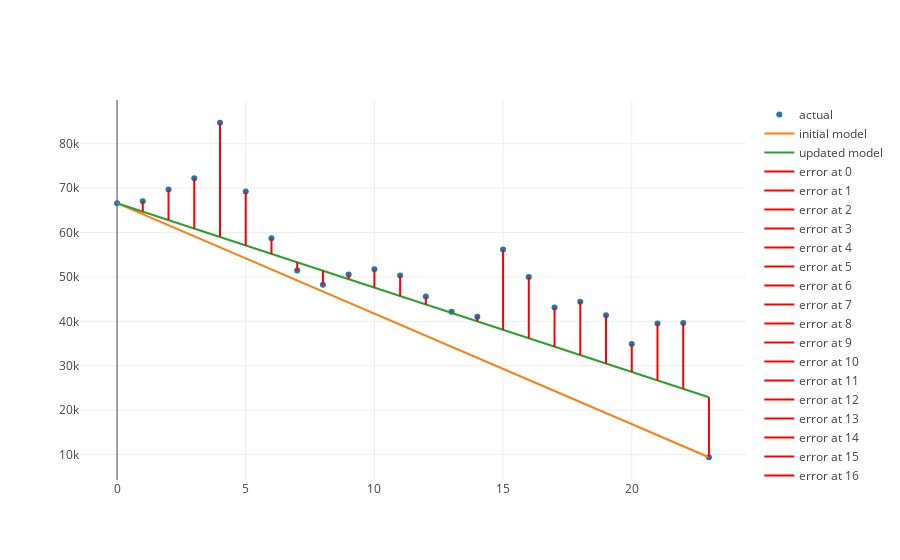

Notebook cell for this chart:
### Markdown cell above
Now while this number in itself is quite meaningless, what *is* very meaningful is that we can try different lines and choose the line with the smallest total error.  Once we get to the line with the smallest total error, we move forward with that as our machine learning model.

### Code cell
from linear_equations import build_regression_line
from graph import m_b_trace, plot, m_b_data, trace_values
from error import error_line_traces

scatter = {'x': months_since_september, 'y': revenues, 'mode': 'markers', 'name': 'actual'}
model = build_regression_line(list(range(0, 24)), revenues)

m = -2487.34
b = 66609

updated_m = -1900
updated_predicted_values = m_b_data(updated_m, b, list(range(0, 24)))['y']
initial_line = trace_values(months_since_september, predicted_values, mode = 'lines', name = 'initial model')
updated_line = trace_values(months_since_september, updated_predicted_values, mode = 'lines', name = 'updated model')

updated_error_traces = error_line_traces(months_since_september, revenues, updated_m, b)
iplot([scatter, initial_line, updated_line] + updated_error_traces)

### Figure 1 — Plotly figure (JSON) as saved in the notebook; plotly's stock layout.template omitted (floating-point values rounded to 4 significant figures)
{"data": [{"mode": "markers", "name": "actual", "type": "scatter", "uid": "b06ce588-1442-486b-ace7-5625a88dbdf2", "x": [0, 1, 2, 3, 4, 5, 6, 7, 8, 9, 10, 11, 12, 13, 14, 15, 16, 17, 18, 19, 20, 21, 22, 23], "y": [66609, 67048, 69664, 72238, 84721, 69224, 58697, 51430, 48239, 50574, 51707, 50305, 45590, 42180, 41054, 56182, 49965, 43094, 44414, 41393, 34903, 39535, 39627, 9400]}, {"mode": "lines", "name": "initial model", "text": [], "type": "scatter", "uid": "0d33a536-6e03-4b47-a0c5-18058a1db0bf", "x": [0, 1, 2, 3, 4, 5, 6, 7, 8, 9, 10, 11, 12, 13, 14, 15, 16, 17, 18, 19, 20, 21, 22, 23], "y": [66609, 64120.0, 61630.0, 59150.0, 56660.0, 54170.0, 51680.0, 49200.0, 46710.0, 44220.0, 41740.0, 39250.0, 36760.0, 34270.0, 31790.0, 29300.0, 26810.0, 24320.0, 21840.0, 19350.0, 16860.0, 14370.0, 11890.0, 9400.0]}, {"mode": "lines", "name": "updated model", "text": [], "type": "scatter", "uid": "2215d9a8-289b-44c6-a0ff-cb31254e48b7", "x": [0, 1, 2, 3, 4, 5, 6, 7, 8, 9, 10, 11, 12, 13, 14, 15, 16, 17, 18, 19, 20, 21, 22, 23], "y": [66609, 64709, 62809, 60909, 59009, 57109, 55209, 53309, 51409, 49509, 47609, 45709, 43809, 41909, 40009, 38109, 36209, 34309, 32409, 30509, 28609, 26709, 24809, 22909]}, {"marker": {"color": "red"}, "mode": "lines", "name": "error at 0", "text": ["0"], "textposition": "top right", "type": "scatter", "uid": "35790c14-c818-47a9-92e9-20704aebe2ab", "x": [0, 0], "y": [66609, 66609]}, {"marker": {"color": "red"}, "mode": "lines", "name": "error at 1", "text": ["2339"], "textposition": "top right", "type": "scatter", "uid": "7109a2f4-112e-4ef2-899a-c1d782e3410e", "x": [1, 1], "y": [67048, 64709]}, {"marker": {"color": "red"}, "mode": "lines", "name": "error at 2", "text": ["6855"], "textposition": "top right", "type": "scatter", "uid": "ec36c760-3120-47be-a180-7656246722e9", "x": [2, 2], "y": [69664, 62809]}, {"marker": {"color": "red"}, "mode": "lines", "name": "error at 3", "text": ["11329"], "textposition": "top right", "type": "scatter", "uid": "81efff03-9794-448b-9453-44cb7018fce8", "x": [3, 3], "y": [72238, 60909]}, {"marker": {"color": "red"}, "mode": "lines", "name": "error at 4", "text": ["25712"], "textposition": "top right", "type": "scatter", "uid": "2d2ef756-3315-43c6-90f7-80d8dbf7ce73", "x": [4, 4], "y": [84721, 59009]}, {"marker": {"color": "red"}, "mode": "lines", "name": "error at 5", "text": ["12115"], "textposition": "top right", "type": "scatter", "uid": "4f1b7c72-5b71-4925-b439-374118f5091a", "x": [5, 5], "y": [69224, 57109]}, {"marker": {"color": "red"}, "mode": "lines", "name": "error at 6", "text": ["3488"], "textposition": "top right", "type": "scatter", "uid": "2acc1a68-422d-4993-974e-4fdc9dfc9505", "x": [6, 6], "y": [58697, 55209]}, {"marker": {"color": "red"}, "mode": "lines", "name": "error at 7", "text": ["-1879"], "textposition": "top right", "type": "scatter", "uid": "9ea1db5e-7e52-4721-ae72-b5228efb3ae0", "x": [7, 7], "y": [51430, 53309]}, {"marker": {"color": "red"}, "mode": "lines", "name": "error at 8", "text": ["-3170"], "textposition": "top right", "type": "scatter", "uid": "8c44bdf2-0b41-48f6-8778-fc0c41ef84c8", "x": [8, 8], "y": [48239, 51409]}, {"marker": {"color": "red"}, "mode": "lines", "name": "error at 9", "text": ["1065"], "textposition": "top right", "type": "scatter", "uid": "7475c2c7-4011-4e5c-98ce-ab5f727e2623", "x": [9, 9], "y": [50574, 49509]}, {"marker": {"color": "red"}, "mode": "lines", "name": "error at 10", "text": ["4098"], "textposition": "top right", "type": "scatter", "uid": "f517cb11-d6bb-4665-9335-ead5b530f31a", "x": [10, 10], "y": [51707, 47609]}, {"marker": {"color": "red"}, "mode": "lines", "name": "error at 11", "text": ["4596"], "textposition": "top right", "type": "scatter", "uid": "5459b234-b108-421a-9709-708ce05f14b2", "x": [11, 11], "y": [50305, 45709]}, {"marker": {"color": "red"}, "mode": "lines", "name": "error at 12", "text": ["1781"], "textposition": "top right", "type": "scatter", "uid": "6bcff304-2ab5-4fa8-a8bb-352c6442e85e", "x": [12, 12], "y": [45590, 43809]}, {"marker": {"color": "red"}, "mode": "lines", "name": "error at 13", "text": ["271"], "textposition": "top right", "type": "scatter", "uid": "6156c897-b7f2-43d3-ad1b-09f1eab70361", "x": [13, 13], "y": [42180, 41909]}, {"marker": {"color": "red"}, "mode": "lines", "name": "error at 14", "text": ["1045"], "textposition": "top right", "type": "scatter", "uid": "010872ae-a96c-4c24-9b09-60c5336451d9", "x": [14, 14], "y": [41054, 40009]}, {"marker": {"color": "red"}, "mode": "lines", "name": "error at 15", "text": ["18073"], "textposition": "top right", "type": "scatter", "uid": "a8b1f953-ed39-467e-9d5c-2c3efe058c7a", "x": [15, 15], "y": [56182, 38109]}, {"marker": {"color": "red"}, "mode": "lines", "name": "error at 16", "text": ["13756"], "textposition": "top right", "type": "scatter", "uid": "23417577-59aa-4235-8311-a7b10a7f5ebe", "x": [16, 16], "y": [49965, 36209]}, {"marker": {"color": "red"}, "mode": "lines", "name": "error at 17", "text": ["8785"], "textposition": "top right", "type": "scatter", "uid": "5849f6de-e0ff-439c-9062-d00ea617a4c9", "x": [17, 17], "y": [43094, 34309]}, {"marker": {"color": "red"}, "mode": "lines", "name": "error at 18", "text": ["12005"], "textposition": "top right", "type": "scatter", "uid": "0368ef38-25f1-4c51-ab46-44b4438978ad", "x": [18, 18], "y": [44414, 32409]}, {"marker": {"color": "red"}, "mode": "lines", "name": "error at 19", "text": ["10884"], "textposition": "top right", "type": "scatter", "uid": "03bafdf0-5313-48c9-adbd-a404e52f2a5b", "x": [19, 19], "y": [41393, 30509]}, {"marker": {"color": "red"}, "mode": "lines", "name": "error at 20", "text": ["6294"], "textposition": "top right", "type": "scatter", "uid": "b42958bc-8064-4460-89a6-1e87ed838579", "x": [20, 20], "y": [34903, 28609]}, {"marker": {"color": "red"}, "mode": "lines", "name": "error at 21", "text": ["12826"], "textposition": "top right", "type": "scatter", "uid": "202ea8d2-81d2-463c-94f4-db32a88884f1", "x": [21, 21], "y": [39535, 26709]}, {"marker": {"color": "red"}, "mode": "lines", "name": "error at 22", "text": ["14818"], "textposition": "top right", "type": "scatter", "uid": "8199c74a-1ac9-4503-8acb-e287d476e2d9", "x": [22, 22], "y": [39627, 24809]}, {"marker": {"color": "red"}, "mode": "lines", "name": "error at 23", "text": ["-13509"], "textposition": "top right", "type": "scatter", "uid": "1c1c46b8-70d0-49f4-abdd-1a6620003100", "x": [23, 23], "y": [9400, 22909]}], "layout": {"autosize": true, "xaxis": {"autorange": true, "range": [-1.55, 24.55], "type": "linear"}, "yaxis": {"autorange": true, "range": [3883.0, 90240.0], "type": "linear"}}}
